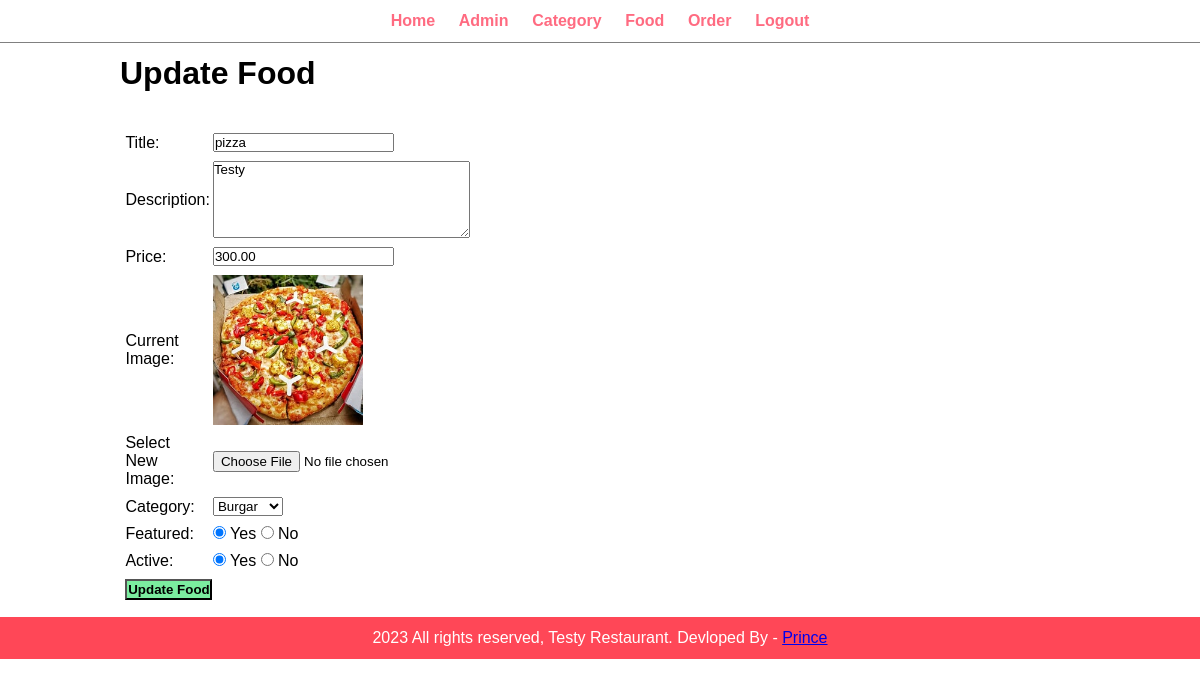
The page /admin/update-food.php?id=2 (signed in) on the database its author committed.
### tables this page shows
CREATE TABLE `tbl_food` (
  `id` int(10) UNSIGNED NOT NULL,
  `title` varchar(100) NOT NULL,
  `description` text NOT NULL,
  `price` decimal(10,2) NOT NULL,
  `image_name` varchar(255) NOT NULL,
  `category_id` int(10) UNSIGNED NOT NULL,
  `featured` varchar(10) NOT NULL,
  `active` varchar(10) NOT NULL
);

CREATE TABLE `tbl_category` (
  `id` int(10) UNSIGNED NOT NULL,
  `title` varchar(100) NOT NULL,
  `image_name` varchar(255) NOT NULL,
  `featured` varchar(10) NOT NULL,
  `active` varchar(10) NOT NULL
);

### admin/update-food.php (the view, shortened to what this page needs)
<?php include('partials/menu.php'); ?>
<?php
    if(isset($_GET['id']))
    {
        $id = $_GET['id'];
        $sql2 = "SELECT * FROM tbl_food WHERE id=$id";
        $res2 = mysqli_query($conn, $sql2);
        $row2 = mysqli_fetch_assoc($res2);
        $title = $row2['title'];
        $description = $row2['description'];
        $price = $row2['price'];
        $current_image = $row2['image_name'];
        $current_category = $row2['category_id'];
        $featured = $row2['featured'];
        $active = $row2['active'];
    }
    else
    {
        header('location:'.SITEURL.'admin/manage-food.php');
    }
?>
<div class="main-content">
    <div class="wrapper">
        <h1>Update Food</h1>
        <br><br>
        <form action="" method="POST" enctype="multipart/form-data">
        <table class="tbl-30">
            <tr>
                <td>Title: </td>
                <td>
                    <input type="text" name="title" value="<?php echo $title; ?>">
                </td>
            </tr>
            <tr>
                <td>Description: </td>
                <td>
                    <textarea name="description" cols="30" rows="5"><?php echo $description; ?></textarea>
                </td>
            </tr>
            <tr>
                <td>Price: </td>
                <td>
                    <input type="number" name="price" value="<?php echo $price; ?>">
                </td>
            </tr>
            <tr>
                <td>Current Image: </td>
                <td>
                    <?php
                        if($current_image == "")
                        {
                            echo "<div class='error'>Image not Available.</div>";
                        }
                        else
                        {
                            ?>
                            <img src="<?php echo SITEURL; ?>images/food/<?php echo $current_image; ?>" width="150px">
                            <?php
                        }
                    ?>
                </td>
            </tr>
            <tr>
                <td>Select New Image: </td>
                <td>
                    <input type="file" name="image">
                </td>
            </tr>
            <tr>
                <td>Category: </td>
                <td>
                    <select name="category">
                        <?php
                            $sql = "SELECT * FROM tbl_category WHERE active='Yes'";
                            $res = mysqli_query($conn, $sql);
                            $count = mysqli_num_rows($res);
                            if($count>0)
                            {
                                while($row=mysqli_fetch_assoc($res))
                                {
                                    $category_title = $row['title'];
                                    $category_id = $row['id'];
                                    ?>
                                    <option <?php if($current_category==$category_id){echo "selected";} ?> value="<?php echo $category_id; ?>"><?php echo $category_title; ?></option>
                                    <?php
                                }
                            }
                            else
                            {
                                echo "<option value='0'>Category Not Available.</option>";
                            }
                        ?>
                    </select>
                </td>
            </tr>
            <tr>
                <td>Featured: </td>
                <td>
                    <input <?php if($featured=="Yes") {echo "checked";} ?> type="radio" name="featured" value="Yes"> Yes
                    <input <?php if($featured=="No") {echo "checked";} ?> type="radio" name="featured" value="No"> No
                </td>
            </tr>
            <tr>
                <td>Active: </td>
                <td>
                    <input <?php if($active=="Yes") {echo "checked";} ?> type="radio" name="active" value="Yes"> Yes
                    <input <?php if($active=="No") {echo "checked";} ?> type="radio" name="active" value="No"> No
                </td>
            </tr>
            <tr>
                <td>
                    <input type="submit" name="submit" value="Update Food" class="btn-secondary">
                </td>
            </tr>
        </table>
        </form>
    </div>
</div>
<?php include('partials/footer.php'); ?>

### css/admin.css (style rules this page uses)
* { margin: 0; padding: 0; font-family: Arial, Helvetica, sans-serif; }
.wrapper { padding: 1%; width: 80%; margin: 0 auto; }
.tbl-30 { width: 30%; }
.btn-secondary { background-color: #7bed9f; padding: 1%; color:black; text-decoration: none; font-weight: bold; }
table tr td { padding: 1%; }

### rows shown on the page
tbl_food: title "pizza", description "Testy", price "300.00", image_name (picture), category "Burgar", featured "☑", active "☑"
